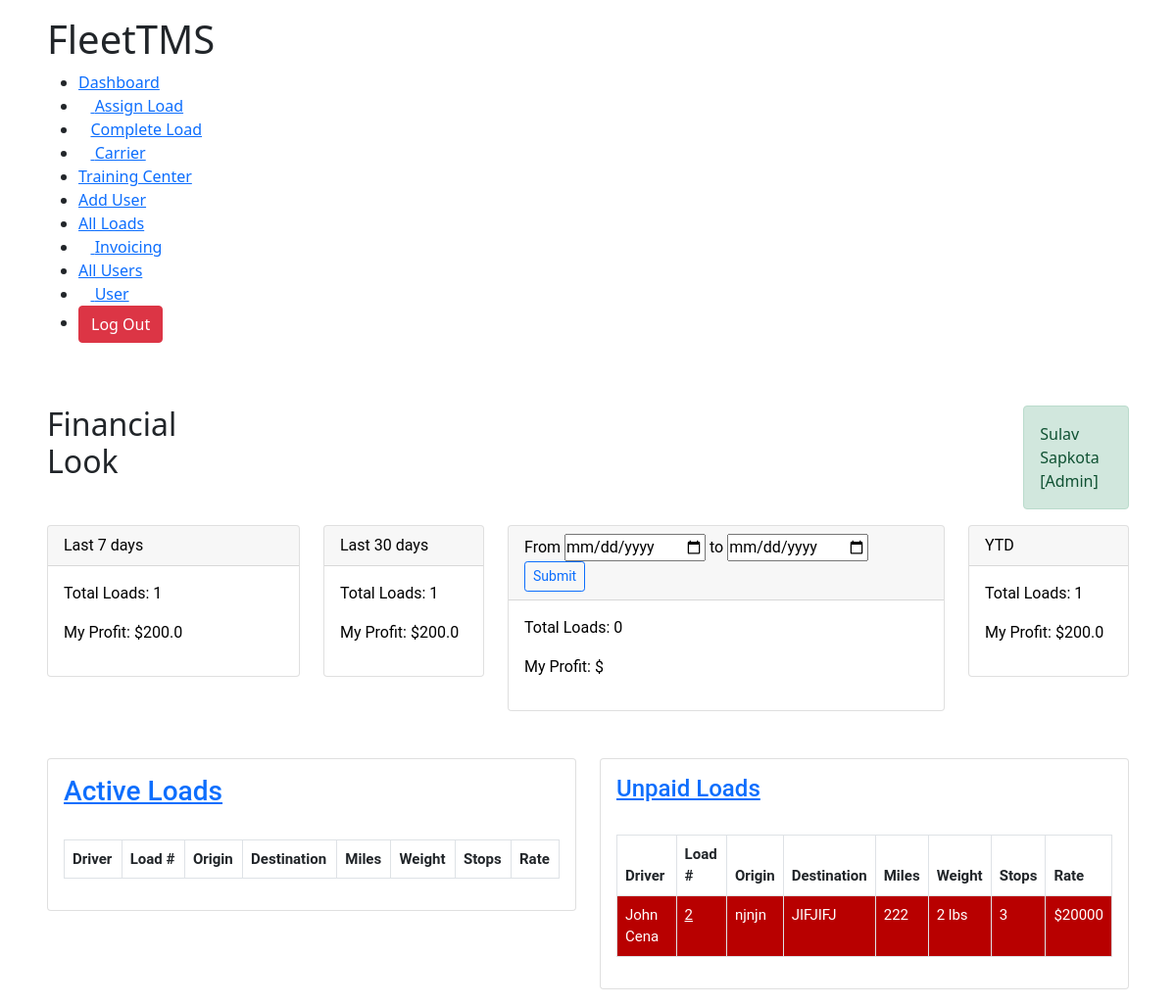
/dashboard/ (signed in), run on an earlier commit of the app's database.
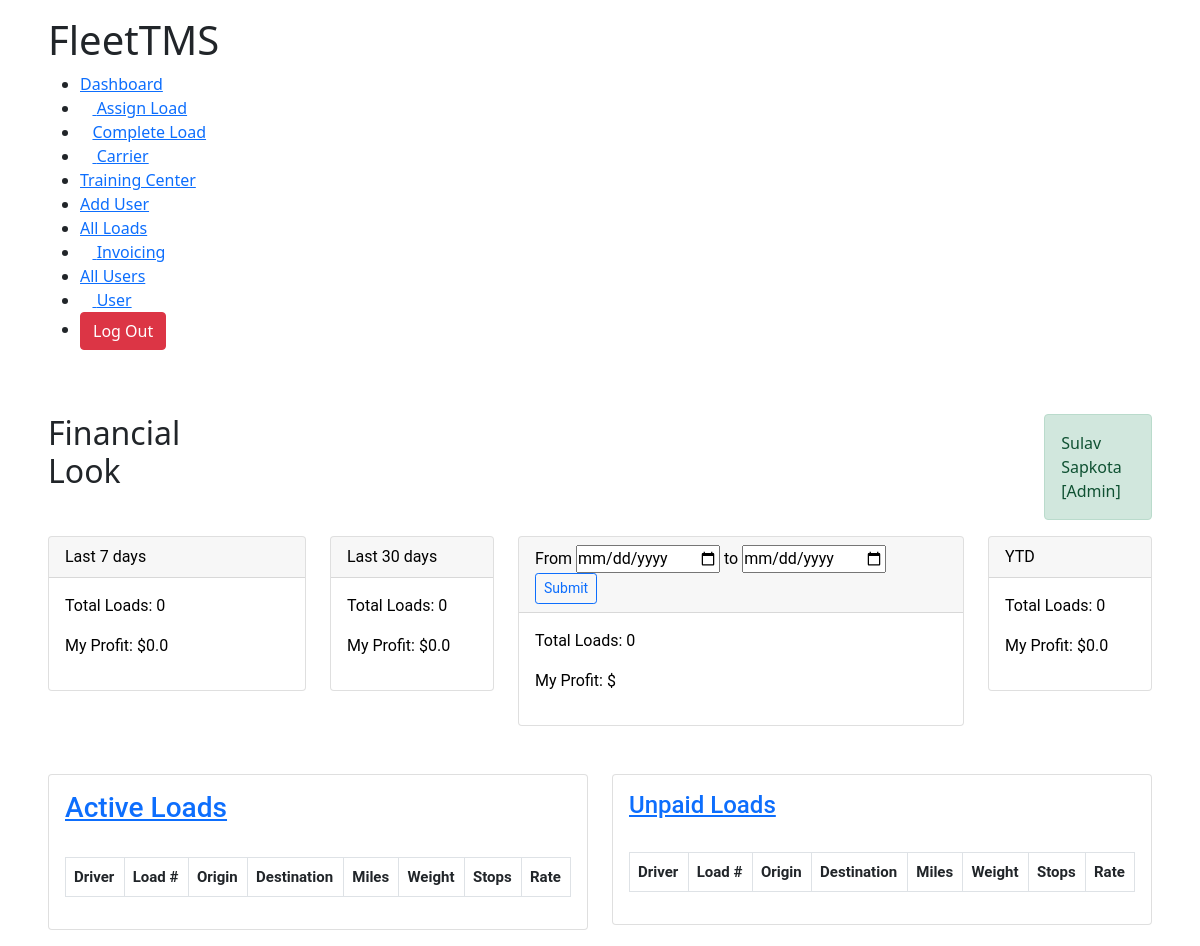
And on a later commit of the database.
### TMSTruck/models.py (models this page shows, shortened)
class AssignLoad(models.Model):
	user 					= models.ForeignKey(Account,on_delete=models.CASCADE,null=True,blank=True)
	brokerage_name 			= models.CharField(max_length=300, null=True)
	broker_name 			= models.CharField(max_length=300, null=True)
	assignToCarrier			= models.ForeignKey(Carrier,blank=True, on_delete=models.CASCADE, null=True)
	broker_address 			= models.CharField(max_length=300, null=True)
	pickupAddress 			= models.CharField(max_length=300, null=True)
	distance 				= models.IntegerField(null=True)
	weight 					= models.IntegerField(null=True)
	rate 					= models.IntegerField(null=True)
	stops 					= models.IntegerField(null=True)
	assigned_date			= models.DateTimeField(blank=True,auto_now_add=True, null=True)
	pickupDate				= models.CharField(max_length=3000,null=True, blank=True)
	is_active 				= models.BooleanField(default=True,null=True)
	is_paid 				= models.BooleanField(default=False,null=True)
	broker_phone			= models.IntegerField(null=True)
	broker_email			= models.EmailField(max_length=100,null=True)
	load_number				= models.IntegerField(null=True)
	dropOffDate				= models.CharField(max_length=3000,null=True,blank=True)
	dropOffAddress			= models.CharField(max_length=10000,null=True)
	first_available_pickup	= models.CharField(max_length=3000,null=True,blank=True)
	rate_confirmation		= models.FileField(blank=True,upload_to=rate_confirmation_path)
	bill_of_landing			= models.FileField(blank=True,upload_to=bill_path)
	special_comments 		= models.TextField(null=True,max_length=10000)
	final_address			= models.CharField(null=True,max_length=100, blank=True)
	is_awaiting				= models.BooleanField(null=True,default=True,blank=True)
	is_awb					= models.BooleanField(null=True,default=True,blank=True)

class Carrier(models.Model):
	user					= models.ForeignKey(Account,on_delete=models.CASCADE,null=True,blank=True)
	firstName 				= models.CharField(max_length=100,null=True)
	lastName				= models.CharField(max_length=100,null=True)
	company 				= models.CharField(max_length=100,null=True)
	email					= models.EmailField(max_length=100,null=True)
	phone					= models.IntegerField(null=True)
	mc_number 				= models.IntegerField(null=True)
	dot_number				= models.IntegerField(null=True)
	factoring_phone			= models.IntegerField(null=True)
	willing_states			= models.TextField(max_length=1000,null=True)
	carrier_status			= models.CharField(max_length=100,null=True)
	factoring_company		= models.CharField(max_length=100,null=True)
	mc_upload		 		= models.FileField(upload_to=carrierMcFiles,null=True)
	costPerMile				= models.IntegerField(null=True)
	def __str__(self):
		return '{} {}'.format(self.firstName,self.lastName)

### TMSTruck/decorators.py (the view)
        def wrapper(request, *args, **kwargs):
            group = None
            if request.user.groups.exists():
                group = request.user.groups.all()[0].name
            if group in allowed_roles:
                return view_func(request, *args, **kwargs)
            elif group == 'Trainee':
                return redirect("user")
            else:
                return HttpResponse("You are not authorized to visit this page. ")

### TMSTruck/models.py (called while the page is built)
	def __str__(self):
		return self.firstName

### TMSTruck/templates/TMSTruck/dashboard.html (shortened to what the changed rows need)
{% extends 'TMSTruck/base.html' %}
{% load static %}
{% block content %}
<!DOCTYPE html>
<html lang="en">
<head>
    <link rel="stylesheet" href="{% static 'css/dashboard.css' %}">
</head>
<body>
    <div class="main-body">
        {% if group == 'Accounting' %}
        {% include 'TMSTruck/navbars/accounting_navbar.html' %}
        {% elif group == 'Admin' %}
        {% include 'TMSTruck/navbars/admin_navbar.html' %}
        {% elif group == 'Hiring Manager' %}
        {% include 'TMSTruck/navbars/hiring_manager_navbar.html' %}
        {% elif group == 'Logistics Manager' %}
        {% include 'TMSTruck/navbars/logistics_manager.html' %}
        {% endif %}
        <br>
        <div class="header" style="display: flex; grid-gap: 54rem;">
            <h2>Financial Look</h2>
        </div>
        <div class="row">
        <div class="col-md-3" ">
                <div class=" card">
            <div class="card-body">
                <p>Total Loads: {{loadsCount.sevenLoads.count}}</p>
                <p>My Profit: ${{profits.sevenDayProfit}}</p>
            </div>
        </div>
    </div>
    <div class="col-md-2">
        <div class="card">
            <div class="card-body">
                <p>Total Loads: {{loadsCount.thirtyLoads.count}}</p>
                <p>My Profit: ${{profits.thirtyDayProfit}}</p>
            </div>
        </div>
    </div>
    <div class="col-md-2">
        <div class="card">
            <div class="card-body">
                <p>Total Loads: {{loadsCount.yearLoads.count}}</p>
                <p>My Profit: ${{profits.oneYearProfit}}</p>
            </div>
        </div>
    </div>
</div>
<br><br>
    <div class="row">
        <div class="col-md-6">
            <div class="card">
                <div class="card-body">
                            <br>
                    <table class="table table-bordered">
                        <thead>
                            <tr>
                                <th scope="col">Driver</th>
                                <th scope="col">Load #</th>
                                <th scope="col">Origin</th>
                                <th scope="col">Destination</th>
                                <th scope="col">Miles</th>
                                <th scope="col">Weight</th>
                                <th scope="col">Stops</th>
                                <th scope="col">Rate</th>
                            </tr>
                        </thead>
                    </table>
                </div>
            </div>
        </div>
        <br><br>
        <div class="col-md-6">
            <div class="card">
                <div class="card-body">
                    <h4 class="card-title"> <a href="{% url 'unpaid' %}">Unpaid Loads</a></h4><br>
                    <table class="table table-bordered">
                        <thead>
                            <tr>
                                <th scope="col">Driver</th>
                                <th scope="col">Load #</th>
                                <th scope="col">Origin</th>
                                <th scope="col">Destination</th>
                                <th scope="col">Miles</th>
                                <th scope="col">Weight</th>
                                <th scope="col">Stops</th>
                                <th scope="col">Rate</th>
                            </tr>
                        </thead>
                        <tbody>
                            {% for load in unpaidLoads %}
                            <tr style="background-color: rgb(184, 0, 0);color: white;">
                                <td>{{load.assignToCarrier}}</td>
                                <td><a style="color: white;"
                                        href="{% url 'load_detail' load.id %}">{{load.load_number}}</a></td>
                                <td>{{load.pickupAddress}}</td>
                                <td>{{load.final_address}}</td>
                                <td>{{load.distance}}</td>
                                <td>{{load.weight}} lbs</td>
                                <td>{{load.stops}}</td>
                                <td>${{load.rate}}</td>
                            </tr>
                            {% endfor %}
                        </tbody>
                    </table>
                </div>
            </div>
        </div>
    </div>
    </div>
</body>
</html>
{% endblock %}

What changed in the data, as far as the page shows it:
removed AssignLoad: assignToCarrier "John Cena", load_number "2", pickupAddress "njnjn", final_address "JIFJIFJ", distance "222", weight "2", stops "3", rate "20000"
Also different on the page:
{{ loadsCount.sevenLoads.count }}: "1" → "0"
{{ profits.sevenDayProfit }}: "200.0" → "0.0"
{{ loadsCount.thirtyLoads.count }}: "1" → "0"
{{ profits.thirtyDayProfit }}: "200.0" → "0.0"
{{ loadsCount.yearLoads.count }}: "1" → "0"
{{ profits.oneYearProfit }}: "200.0" → "0.0"
